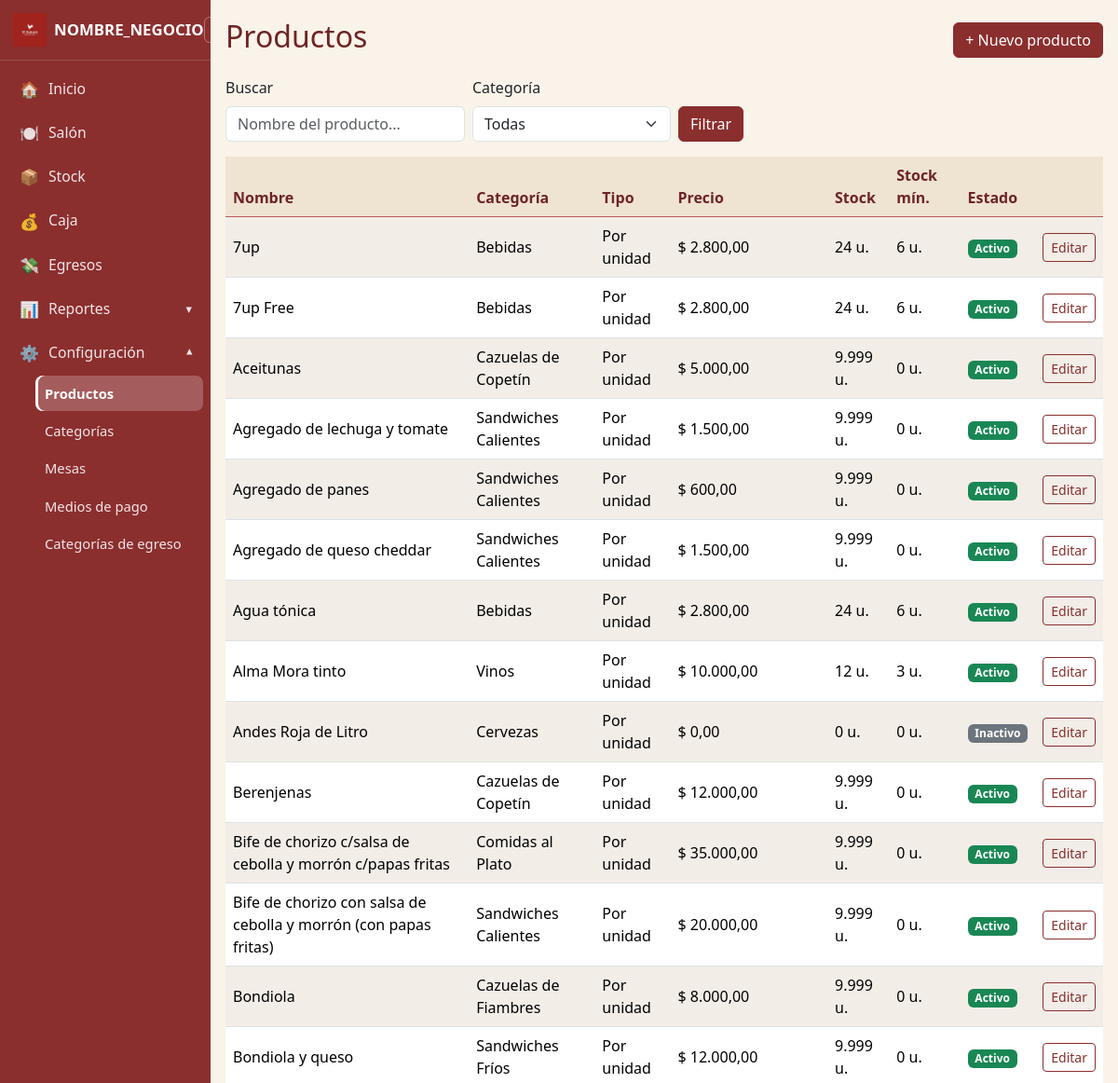
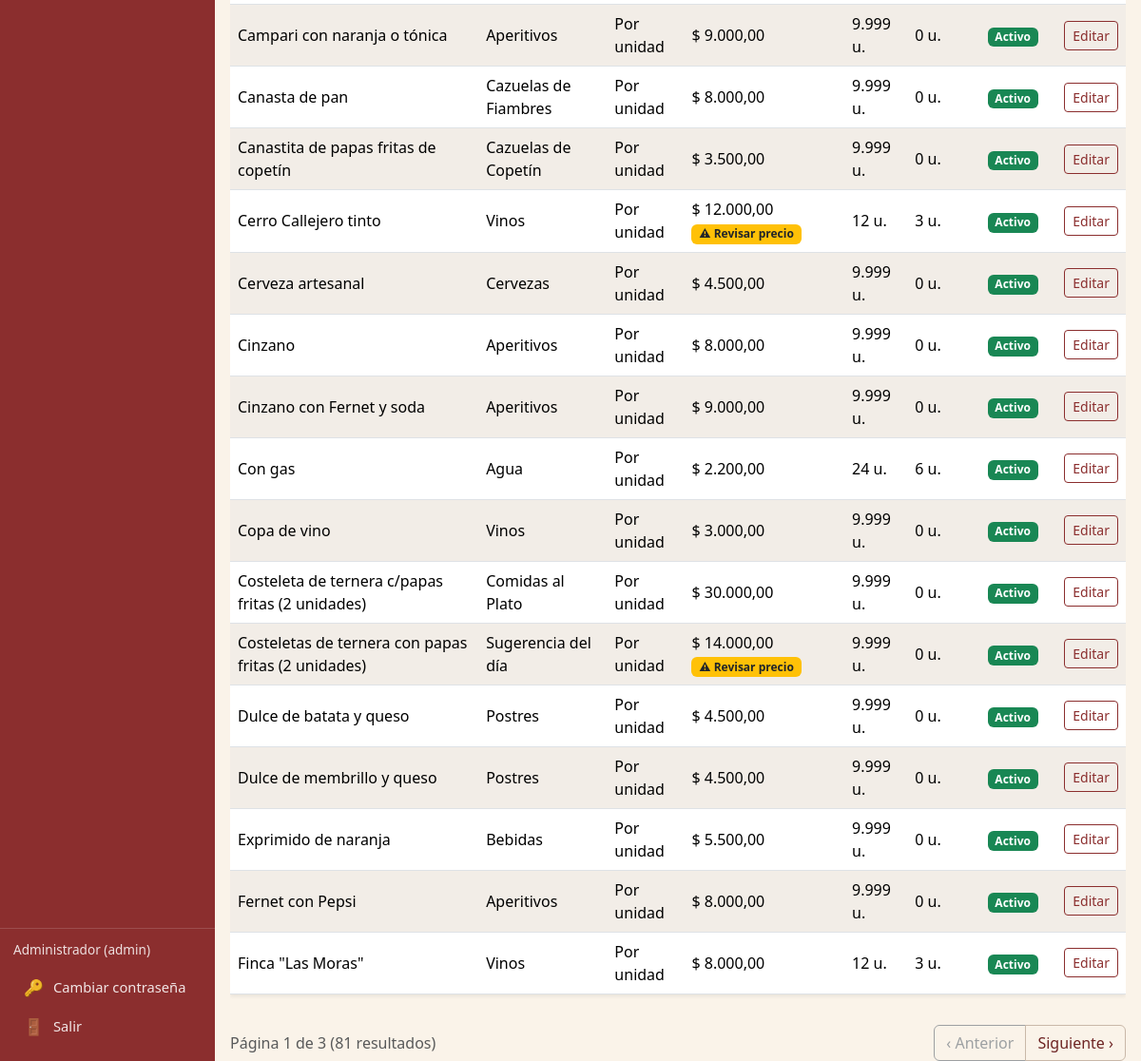
Screenshot of /_dev_no_subir/public_html/productos/listar.php (signed in) with the database file from the repository (2 pictures, top to bottom).
### tables this page shows
CREATE TABLE IF NOT EXISTS productos (
    id INT UNSIGNED AUTO_INCREMENT PRIMARY KEY,
    categoria_id INT UNSIGNED NOT NULL,
    nombre VARCHAR(255) NOT NULL,
    tipo_venta ENUM('unidad', 'peso') NOT NULL DEFAULT 'unidad',
    precio DECIMAL(10,2) NOT NULL DEFAULT 0.00,
    stock_actual DECIMAL(10,3) NOT NULL DEFAULT 0.000,
    stock_minimo DECIMAL(10,3) NOT NULL DEFAULT 0.000,
    activo TINYINT(1) NOT NULL DEFAULT 1,
     
     
     
     
    precio_a_revisar TINYINT(1) NOT NULL DEFAULT 0,
    creado_en DATETIME NOT NULL DEFAULT CURRENT_TIMESTAMP,
    CONSTRAINT fk_productos_categoria FOREIGN KEY (categoria_id) REFERENCES categorias(id)
);

CREATE TABLE IF NOT EXISTS categorias (
    id INT UNSIGNED AUTO_INCREMENT PRIMARY KEY,
    nombre VARCHAR(100) NOT NULL,
    activo TINYINT(1) NOT NULL DEFAULT 1
);

### _dev_no_subir/includes/functions.php (called while the page is built, shortened)
<?php
function h(?string $texto): string
{
    return htmlspecialchars($texto ?? '', ENT_QUOTES, 'UTF-8');
}
function formatearMoneda(float $numero): string
{
    return '$ ' . number_format($numero, 2, ',', '.');
}
function formatearCantidad(float $cantidad, string $tipoVenta): string
{
    return number_format($cantidad, 0, ',', '.') . ' u.';
}

### _dev_no_subir/public_html/productos/listar.php (the view, shortened to what this page needs)
<?php
require_once __DIR__ . '/../../includes/functions.php';
require_once __DIR__ . '/../../includes/paginacion.php';
$pdo = obtenerConexion();
$texto = trim($_GET['q'] ?? '');
$where = [];
$params = [];
$whereSql = $where ? ('WHERE ' . implode(' AND ', $where)) : '';
$stmt = $pdo->prepare("SELECT COUNT(*) FROM productos p $whereSql");
$stmt->execute($params);
$totalFilas = (int)$stmt->fetchColumn();
$pagina = obtenerPaginaActual();
$offset = calcularOffset($pagina);
$stmt = $pdo->prepare("SELECT p.*, c.nombre AS categoria_nombre
                        FROM productos p
                        JOIN categorias c ON c.id = p.categoria_id
                        $whereSql
                        ORDER BY p.nombre
                        LIMIT $offset, " . FILAS_POR_PAGINA);
$stmt->execute($params);
$productos = $stmt->fetchAll();
require __DIR__ . '/../../includes/header.php';
?>
<div class="d-flex justify-content-between align-items-center mb-3">
  <h2>Productos</h2>
  <button class="btn btn-primary" data-bs-toggle="modal" data-bs-target="#modalProducto" onclick="nuevoProducto()">
    + Nuevo producto
  </button>
</div>
<form method="get" action="listar.php" class="row g-2 align-items-end mb-3">
  <div class="col-auto">
    <label class="form-label">Buscar</label>
    <input type="text" name="q" value="<?= h($texto) ?>" class="form-control" placeholder="Nombre del producto...">
  </div>
  <div class="col-auto">
    <label class="form-label">Categoría</label>
    <select name="categoria_id" class="form-select">
      <option value="">Todas</option>
    </select>
  </div>
  <div class="col-auto">
    <button type="submit" class="btn btn-primary">Filtrar</button>
  </div>
</form>
<div class="table-responsive">
<table class="table table-striped bg-white shadow-sm align-middle">
  <thead>
    <tr>
      <th>Nombre</th><th>Categoría</th><th>Tipo</th><th>Precio</th>
      <th>Stock</th><th>Stock mín.</th><th>Estado</th><th></th>
    </tr>
  </thead>
  <tbody>
    <?php foreach ($productos as $p): ?>
    <tr class="<?= (float)$p['stock_actual'] <= (float)$p['stock_minimo'] ? 'stock-bajo' : '' ?>">
      <td><?= h($p['nombre']) ?></td>
      <td><?= h($p['categoria_nombre']) ?></td>
      <td><?= $p['tipo_venta'] === 'peso' ? 'Por peso (kg)' : 'Por unidad' ?></td>
      <td>
        <?= formatearMoneda((float)$p['precio']) ?>
        <?php if ($p['precio_a_revisar']): ?>
          <span class="badge bg-warning text-dark" title="Precio cargado desde una foto de la carta, a confirmar con el dueño">⚠ Revisar precio</span>
        <?php endif; ?>
      </td>
      <td><?= formatearCantidad((float)$p['stock_actual'], $p['tipo_venta']) ?></td>
      <td><?= formatearCantidad((float)$p['stock_minimo'], $p['tipo_venta']) ?></td>
      <td>
        <span class="badge <?= $p['activo'] ? 'bg-success' : 'bg-secondary' ?>">
          <?= $p['activo'] ? 'Activo' : 'Inactivo' ?>
        </span>
      </td>
      <td>
        <button class="btn btn-sm btn-outline-primary"
                onclick='editarProducto(<?= json_encode($p, JSON_HEX_APOS | JSON_HEX_QUOT) ?>)'
                data-bs-toggle="modal" data-bs-target="#modalProducto">
          Editar
        </button>
      </td>
    </tr>
    <?php endforeach; ?>
  </tbody>
</table>
</div>
<?= renderPaginacion($pagina, $totalFilas) ?>
<?php require __DIR__ . '/../../includes/footer.php'; ?>

### _dev_no_subir/includes/paginacion.php (shortened to what this page needs)
<?php
function obtenerPaginaActual(): int
{
    $pagina = filter_var($_GET['pagina'] ?? 1, FILTER_VALIDATE_INT, ['options' => ['min_range' => 1]]);
    return $pagina === false ? 1 : $pagina;
}
function calcularOffset(int $pagina, int $porPagina = FILAS_POR_PAGINA): int
{
    return ($pagina - 1) * $porPagina;
}
function renderPaginacion(int $pagina, int $totalFilas, int $porPagina = FILAS_POR_PAGINA): string
{
    $totalPaginas = max(1, (int)ceil($totalFilas / $porPagina));
    $construirUrl = function (int $p): string {
        $params = $_GET;
        $params['pagina'] = $p;
        return '?' . http_build_query($params);
    };
    $html = '<nav class="d-flex justify-content-between align-items-center mt-3 no-imprimir">';
    $html .= '<div class="text-muted">Página ' . $pagina . ' de ' . $totalPaginas . ' (' . $totalFilas . ' resultados)</div>';
    $html .= '<div class="btn-group">';
    $html .= $pagina > 1
        ? '<a class="btn btn-outline-secondary" href="' . h($construirUrl($pagina - 1)) . '">‹ Anterior</a>'
        : '<button class="btn btn-outline-secondary" disabled>‹ Anterior</button>';
    $html .= $pagina < $totalPaginas
        ? '<a class="btn btn-outline-secondary" href="' . h($construirUrl($pagina + 1)) . '">Siguiente ›</a>'
        : '<button class="btn btn-outline-secondary" disabled>Siguiente ›</button>';
    $html .= '</div></nav>';
    return $html;
}

### DEPLOY_HOSTINGER/assets/css/style.css (style rules this page uses)
:root { --marca-principal: #8B2E2E; --marca-principal-oscuro: #6e2424; --marca-principal-claro: #b85c5c; --marca-crema: #FAF3E9; --marca-crema-oscuro: #EFE3D2; --marca-secundario: #7a6a58; --marca-secundario-oscuro: #5f5346; }
body { background-color: var(--marca-crema); font-size: 1rem; }
:root { --sidebar-width: 226px; --sidebar-width-collapsed: 64px; }
.btn-primary { background-color: var(--marca-principal); border-color: var(--marca-principal); }
.btn-outline-primary { color: var(--marca-principal); border-color: var(--marca-principal); }
.btn-outline-secondary { color: var(--marca-principal-oscuro); border-color: #c9b8a8; }
a { color: var(--marca-principal); }
.card-title, h2, h4, h5.card-title { color: var(--marca-principal-oscuro); }
.table thead th { background-color: var(--marca-crema-oscuro); color: var(--marca-principal-oscuro); border-bottom-color: var(--marca-principal-claro); }
.table-striped > tbody > tr:nth-of-type(odd) > * { background-color: #fffaf3; }
.stock-bajo { background-color: #fff3cd !important; }

### rows the page displays
productos: nombre "7up", categoria.nombre "Bebidas", shows "Por unidad", precio "$ 2.800,00", stock_actual+tipo_venta "24 u.", stock_minimo+tipo_venta "6 u.", activo "Activo"
productos: nombre "7up Free", categoria.nombre "Bebidas", shows "Por unidad", precio "$ 2.800,00", stock_actual+tipo_venta "24 u.", stock_minimo+tipo_venta "6 u.", activo "Activo"
productos: nombre "Aceitunas", categoria.nombre "Cazuelas de Copetín", shows "Por unidad", precio "$ 5.000,00", stock_actual+tipo_venta "9.999 u.", stock_minimo+tipo_venta "0 u.", activo "Activo"
productos: nombre "Agregado de lechuga y tomate", categoria.nombre "Sandwiches Calientes", shows "Por unidad", precio "$ 1.500,00", stock_actual+tipo_venta "9.999 u.", stock_minimo+tipo_venta "0 u.", activo "Activo"
productos: nombre "Agregado de panes", categoria.nombre "Sandwiches Calientes", shows "Por unidad", precio "$ 600,00", stock_actual+tipo_venta "9.999 u.", stock_minimo+tipo_venta "0 u.", activo "Activo"
productos: nombre "Agregado de queso cheddar", categoria.nombre "Sandwiches Calientes", shows "Por unidad", precio "$ 1.500,00", stock_actual+tipo_venta "9.999 u.", stock_minimo+tipo_venta "0 u.", activo "Activo"
productos: nombre "Agua tónica", categoria.nombre "Bebidas", shows "Por unidad", precio "$ 2.800,00", stock_actual+tipo_venta "24 u.", stock_minimo+tipo_venta "6 u.", activo "Activo"
productos: nombre "Alma Mora tinto", categoria.nombre "Vinos", shows "Por unidad", precio "$ 10.000,00", stock_actual+tipo_venta "12 u.", stock_minimo+tipo_venta "3 u.", activo "Activo"
productos: nombre "Andes Roja de Litro", categoria.nombre "Cervezas", shows "Por unidad", precio "$ 0,00", stock_actual+tipo_venta "0 u.", stock_minimo+tipo_venta "0 u.", activo "Inactivo"
productos: nombre "Berenjenas", categoria.nombre "Cazuelas de Copetín", shows "Por unidad", precio "$ 12.000,00", stock_actual+tipo_venta "9.999 u.", stock_minimo+tipo_venta "0 u.", activo "Activo"
productos: nombre "Bife de chorizo c/salsa de cebolla y morrón c/papas fritas", categoria.nombre "Comidas al Plato", shows "Por unidad", precio "$ 35.000,00", stock_actual+tipo_venta "9.999 u.", stock_minimo+tipo_venta "0 u.", activo "Activo"
productos: nombre "Bife de chorizo con salsa de cebolla y morrón (con papas fritas)", categoria.nombre "Sandwiches Calientes", shows "Por unidad", precio "$ 20.000,00", stock_actual+tipo_venta "9.999 u.", stock_minimo+tipo_venta "0 u.", activo "Activo"
productos: nombre "Bondiola", categoria.nombre "Cazuelas de Fiambres", shows "Por unidad", precio "$ 8.000,00", stock_actual+tipo_venta "9.999 u.", stock_minimo+tipo_venta "0 u.", activo "Activo"
productos: nombre "Bondiola y queso", categoria.nombre "Sandwiches Fríos", shows "Por unidad", precio "$ 12.000,00", stock_actual+tipo_venta "9.999 u.", stock_minimo+tipo_venta "0 u.", activo "Activo"
productos: nombre "Campari con naranja o tónica", categoria.nombre "Aperitivos", shows "Por unidad", precio "$ 9.000,00", stock_actual+tipo_venta "9.999 u.", stock_minimo+tipo_venta "0 u.", activo "Activo"
productos: nombre "Canasta de pan", categoria.nombre "Cazuelas de Fiambres", shows "Por unidad", precio "$ 8.000,00", stock_actual+tipo_venta "9.999 u.", stock_minimo+tipo_venta "0 u.", activo "Activo"
productos: nombre "Canastita de papas fritas de copetín", categoria.nombre "Cazuelas de Copetín", shows "Por unidad", precio "$ 3.500,00", stock_actual+tipo_venta "9.999 u.", stock_minimo+tipo_venta "0 u.", activo "Activo"
productos: nombre "Cerro Callejero tinto", categoria.nombre "Vinos", shows "Por unidad", precio "$ 12.000,00", precio_a_revisar "⚠ Revisar precio", stock_actual+tipo_venta "12 u.", stock_minimo+tipo_venta "3 u.", activo "Activo"
productos: nombre "Cerveza artesanal", categoria.nombre "Cervezas", shows "Por unidad", precio "$ 4.500,00", stock_actual+tipo_venta "9.999 u.", stock_minimo+tipo_venta "0 u.", activo "Activo"
productos: nombre "Cinzano", categoria.nombre "Aperitivos", shows "Por unidad", precio "$ 8.000,00", stock_actual+tipo_venta "9.999 u.", stock_minimo+tipo_venta "0 u.", activo "Activo"
productos: nombre "Cinzano con Fernet y soda", categoria.nombre "Aperitivos", shows "Por unidad", precio "$ 9.000,00", stock_actual+tipo_venta "9.999 u.", stock_minimo+tipo_venta "0 u.", activo "Activo"
productos: nombre "Con gas", categoria.nombre "Agua", shows "Por unidad", precio "$ 2.200,00", stock_actual+tipo_venta "24 u.", stock_minimo+tipo_venta "6 u.", activo "Activo"
productos: nombre "Copa de vino", categoria.nombre "Vinos", shows "Por unidad", precio "$ 3.000,00", stock_actual+tipo_venta "9.999 u.", stock_minimo+tipo_venta "0 u.", activo "Activo"
productos: nombre "Costeleta de ternera c/papas fritas (2 unidades)", categoria.nombre "Comidas al Plato", shows "Por unidad", precio "$ 30.000,00", stock_actual+tipo_venta "9.999 u.", stock_minimo+tipo_venta "0 u.", activo "Activo"
productos: nombre "Costeletas de ternera con papas fritas (2 unidades)", categoria.nombre "Sugerencia del día", shows "Por unidad", precio "$ 14.000,00", precio_a_revisar "⚠ Revisar precio", stock_actual+tipo_venta "9.999 u.", stock_minimo+tipo_venta "0 u.", activo "Activo"
productos: nombre "Dulce de batata y queso", categoria.nombre "Postres", shows "Por unidad", precio "$ 4.500,00", stock_actual+tipo_venta "9.999 u.", stock_minimo+tipo_venta "0 u.", activo "Activo"
productos: nombre "Dulce de membrillo y queso", categoria.nombre "Postres", shows "Por unidad", precio "$ 4.500,00", stock_actual+tipo_venta "9.999 u.", stock_minimo+tipo_venta "0 u.", activo "Activo"
productos: nombre "Exprimido de naranja", categoria.nombre "Bebidas", shows "Por unidad", precio "$ 5.500,00", stock_actual+tipo_venta "9.999 u.", stock_minimo+tipo_venta "0 u.", activo "Activo"
productos: nombre "Fernet con Pepsi", categoria.nombre "Aperitivos", shows "Por unidad", precio "$ 8.000,00", stock_actual+tipo_venta "9.999 u.", stock_minimo+tipo_venta "0 u.", activo "Activo"
productos: nombre "Finca \"Las Moras\"", categoria.nombre "Vinos", shows "Por unidad", precio "$ 8.000,00", stock_actual+tipo_venta "12 u.", stock_minimo+tipo_venta "3 u.", shows "Activo", activo "1"

### other values shown
NOMBRE_NEGOCIO "NOMBRE_NEGOCIO"
$_SESSION['usuario_nombre'] "Administrador"
$_SESSION['usuario_rol'] "admin"
$totalPaginas "3"
$totalFilas "81"
